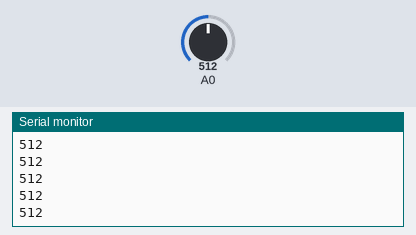
A sketch run on a simulated Arduino Uno, built with avr-gcc and run on an emulated ATmega328P. Parts: the last lines printed to the serial monitor. Inputs (shaded band) come from the test bench; at power-on: A0 = 512.

Above: at 1.2 s.
1.3 s: A0 set to 716
At 1.31 s:
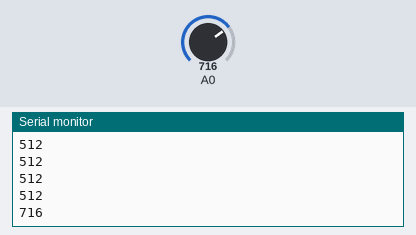
2.8 s: A0 set to 900
At 2.81 s:
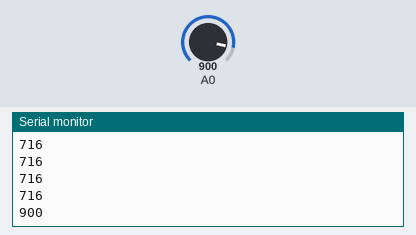
Timing chart, 0 to 5.8 s (numbered marks = the images above; inputs shaded):
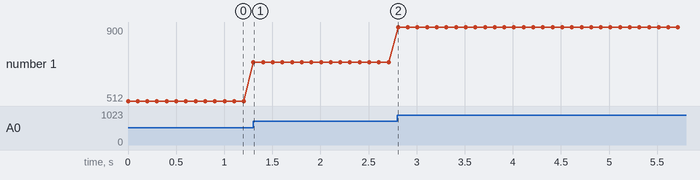

The sketch:

analog_Read_ir.ino
```cpp
int analogread=0;
void setup() {
 Serial.begin(1200); // put your setup code here, to run once:

}

void loop() {
  int analogread=analogRead(0);
  Serial.println(analogread);
  delay(100);// put your main code here, to run repeatedly:

}
```

Measured:
- after the input at 1.3 s, the serial monitor: prints a new line at once (image 1)
- after the input at 2.8 s, the serial monitor: prints a new line at once (image 2)
- plotted number 1: 512 → 716 after the input at 1.3 s, 716 → 900 after the input at 2.8 s
